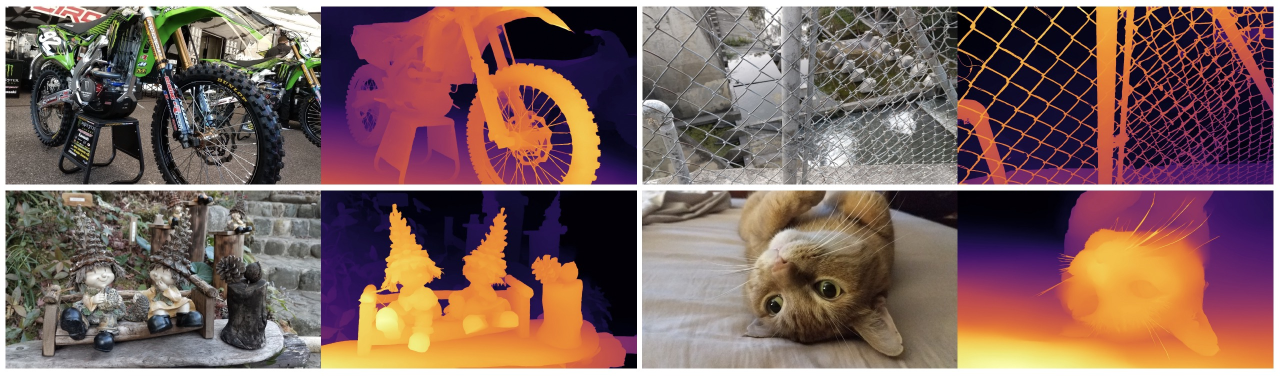
#> input picture img/teaser.jpg, 2560 x 752 px (shown at 1/2 size); its folder holds only this picture in this run
$ python -i dataset.py   (imports and definitions only)
#> lines starting #> are read from the running program, lines starting #| are printed output that depends on the picture
import os
import cv2
import glob
import numpy as np
from PIL import Image, ImageEnhance

from megengine.data.dataset import Dataset


class Augmentor:
    def __init__(
        self,
        image_height=384,
        image_width=512,
        max_disp=256,
        scale_min=0.6,
        scale_max=1.0,
        seed=0,
    ):
        super().__init__()
        self.image_height = image_height
        self.image_width = image_width
        self.max_disp = max_disp
        self.scale_min = scale_min
        self.scale_max = scale_max
        self.rng = np.random.RandomState(seed)

    def chromatic_augmentation(self, img):
        random_brightness = np.random.uniform(0.8, 1.2)
        random_contrast = np.random.uniform(0.8, 1.2)
        random_gamma = np.random.uniform(0.8, 1.2)

        img = Image.fromarray(img)

        enhancer = ImageEnhance.Brightness(img)
        img = enhancer.enhance(random_brightness)
        enhancer = ImageEnhance.Contrast(img)
        img = enhancer.enhance(random_contrast)

        gamma_map = [
            255 * 1.0 * pow(ele / 255.0, random_gamma) for ele in range(256)
        ] * 3
        img = img.point(gamma_map)  # use PIL's point-function to accelerate this part

        img_ = np.array(img)

        return img_

    # [111 lines left out: function __call__, not called in this run]


class CREStereoDataset(Dataset):
    # [12 lines left out: function __init__, not called in this run]

    def get_disp(self, path):
        disp = cv2.imread(path, cv2.IMREAD_UNCHANGED)
        return disp.astype(np.float32) / 32

    # [33 lines left out: function __getitem__, not called in this run]

    def __len__(self):
        return len(self.imgs)

>>> import cv2
>>> picture = cv2.imread('img/teaser.jpg', cv2.IMREAD_GRAYSCALE)
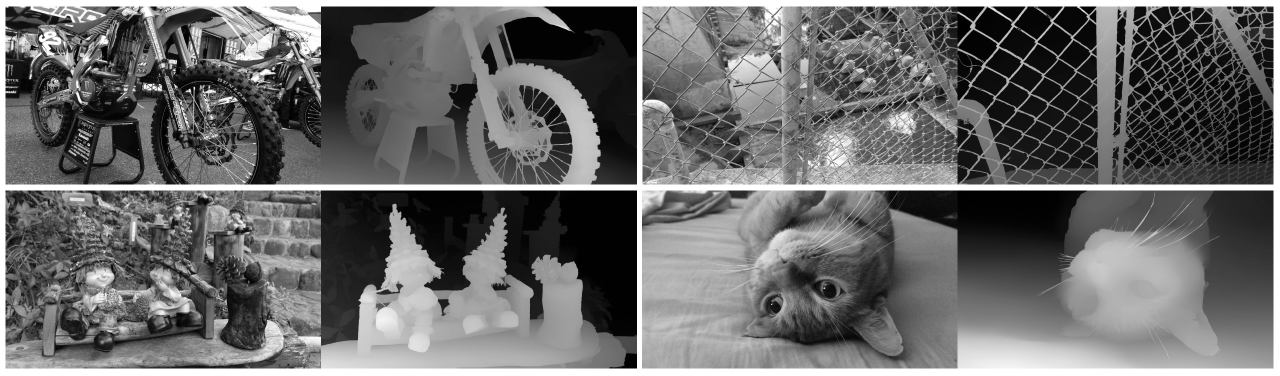
#> picture: shape (752, 2560) (shown at 1/2 size); min 0, max 255, mean 106.8
>>> result = Augmentor().chromatic_augmentation(picture)
#> (the run stopped early here; a loop or call above may not have finished)
